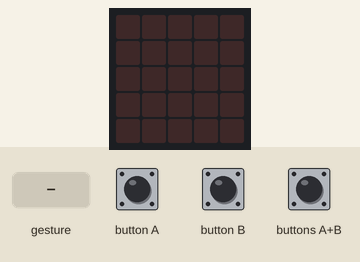
The program below on a simulated BBC micro:bit (MakeCode). Shown: the board's 5×5 LED display. The inputs (shaded band) are chosen by the test bench. Random numbers come from a fixed seed; a tilt is held for 1.5 s and a shake lasts 1 s, then the board lies face up again.

Above: at 1.2 s.
1.3 s: gesture 'shake'
At 2.1 s:
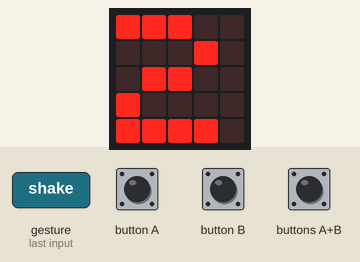
4.3 s: button A pressed for 0.15 s
At 5.2 s:
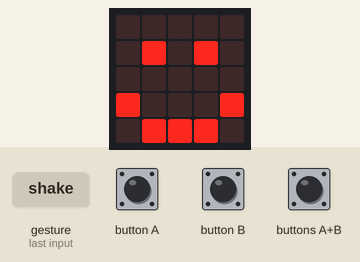
7.3 s: button B pressed for 0.15 s
At 8.3 s:
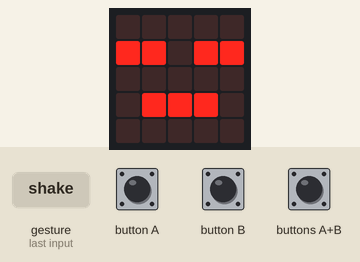
10.3 s: buttons A+B pressed for 0.15 s
At 10.95 s:
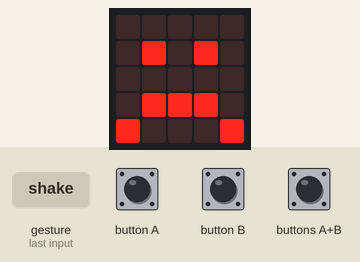
12.5 s: buttons A+B pressed for 1 s
Timing chart, 0 to 15.5 s (numbered marks = the images above; inputs shaded):
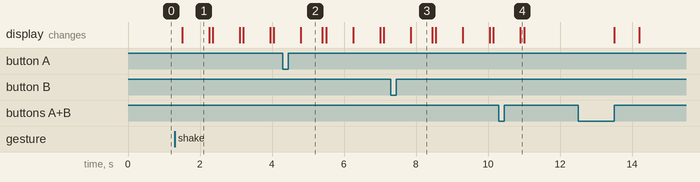

Measured:
- after the input at 1.3 s, the display: changes after 0.20 s (image 1)
- what the display in image 1 shows lasts 0.8 s, from 1.5 s to 2.3 s
- what the display in image 2 shows lasts 0.6 s, from 4.8 s to 5.4 s

The program:

main.ts
```typescript
input.onButtonPressed(Button.A, function () {
    basic.showIcon(IconNames.Happy)
    basic.pause(100)
    basic.clearScreen()
})
input.onGesture(Gesture.Shake, function () {
    basic.clearScreen()
    for (let index = 0; index < 10; index++) {
        basic.showNumber(randint(1, 6))
        basic.clearScreen()
        basic.pause(100)
    }
    basic.clearScreen()
})
input.onButtonPressed(Button.AB, function () {
    basic.showIcon(IconNames.Sad)
    basic.pause(100)
    basic.clearScreen()
})
input.onButtonPressed(Button.B, function () {
    basic.showIcon(IconNames.Asleep)
    basic.pause(100)
    basic.clearScreen()
})
```

test.ts
```typescript
// tests gaan hier; deze zal niet worden gecompileerd wanneer dit pakket wordt gebruikt als extensie.
```
